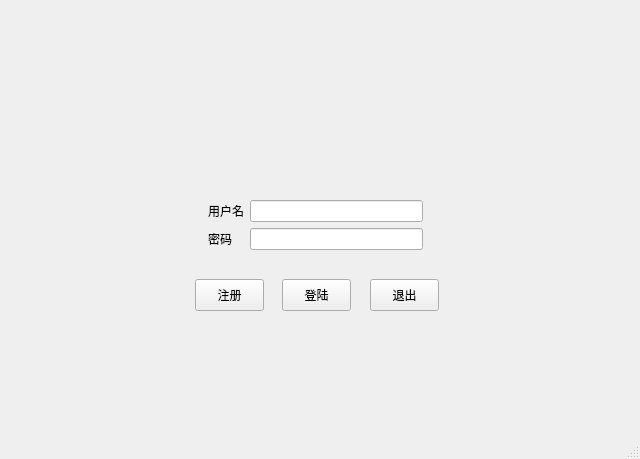
<?xml version="1.0" encoding="UTF-8"?>
<ui version="4.0">
 <class>Login</class>
 <widget class="QMainWindow" name="Login">
  <property name="geometry">
   <rect>
    <x>0</x>
    <y>0</y>
    <width>640</width>
    <height>459</height>
   </rect>
  </property>
  <property name="windowTitle">
   <string>MainWindow</string>
  </property>
  <widget class="QWidget" name="centralwidget">
   <widget class="QWidget" name="layoutWidget">
    <property name="geometry">
     <rect>
      <x>208</x>
      <y>200</y>
      <width>215</width>
      <height>54</height>
     </rect>
    </property>
    <layout class="QFormLayout" name="formLayout">
     <item row="0" column="0">
      <widget class="QLabel" name="label_2">
       <property name="text">
        <string>用户名</string>
       </property>
      </widget>
     </item>
     <item row="0" column="1">
      <widget class="QLineEdit" name="line_name"/>
     </item>
     <item row="1" column="0">
      <widget class="QLabel" name="label_3">
       <property name="text">
        <string>密码</string>
       </property>
      </widget>
     </item>
     <item row="1" column="1">
      <widget class="QLineEdit" name="line_pwd"/>
     </item>
    </layout>
   </widget>
   <widget class="QLabel" name="label">
    <property name="geometry">
     <rect>
      <x>210</x>
      <y>110</y>
      <width>221</width>
      <height>71</height>
     </rect>
    </property>
    <property name="text">
     <string/>
    </property>
    <property name="pixmap">
     <pixmap>fisco-bcos.png</pixmap>
    </property>
   </widget>
   <widget class="QToolButton" name="btn_login">
    <property name="geometry">
     <rect>
      <x>282</x>
      <y>279</y>
      <width>69</width>
      <height>32</height>
     </rect>
    </property>
    <property name="text">
     <string>登陆</string>
    </property>
   </widget>
   <widget class="QToolButton" name="btn_signup">
    <property name="geometry">
     <rect>
      <x>195</x>
      <y>279</y>
      <width>69</width>
      <height>32</height>
     </rect>
    </property>
    <property name="text">
     <string>注册</string>
    </property>
   </widget>
   <widget class="QToolButton" name="btn_quit">
    <property name="geometry">
     <rect>
      <x>370</x>
      <y>279</y>
      <width>69</width>
      <height>32</height>
     </rect>
    </property>
    <property name="text">
     <string>退出</string>
    </property>
   </widget>
  </widget>
  <widget class="QMenuBar" name="menubar">
   <property name="geometry">
    <rect>
     <x>0</x>
     <y>0</y>
     <width>640</width>
     <height>22</height>
    </rect>
   </property>
  </widget>
  <widget class="QStatusBar" name="statusbar"/>
 </widget>
 <resources/>
 <connections/>
</ui>
